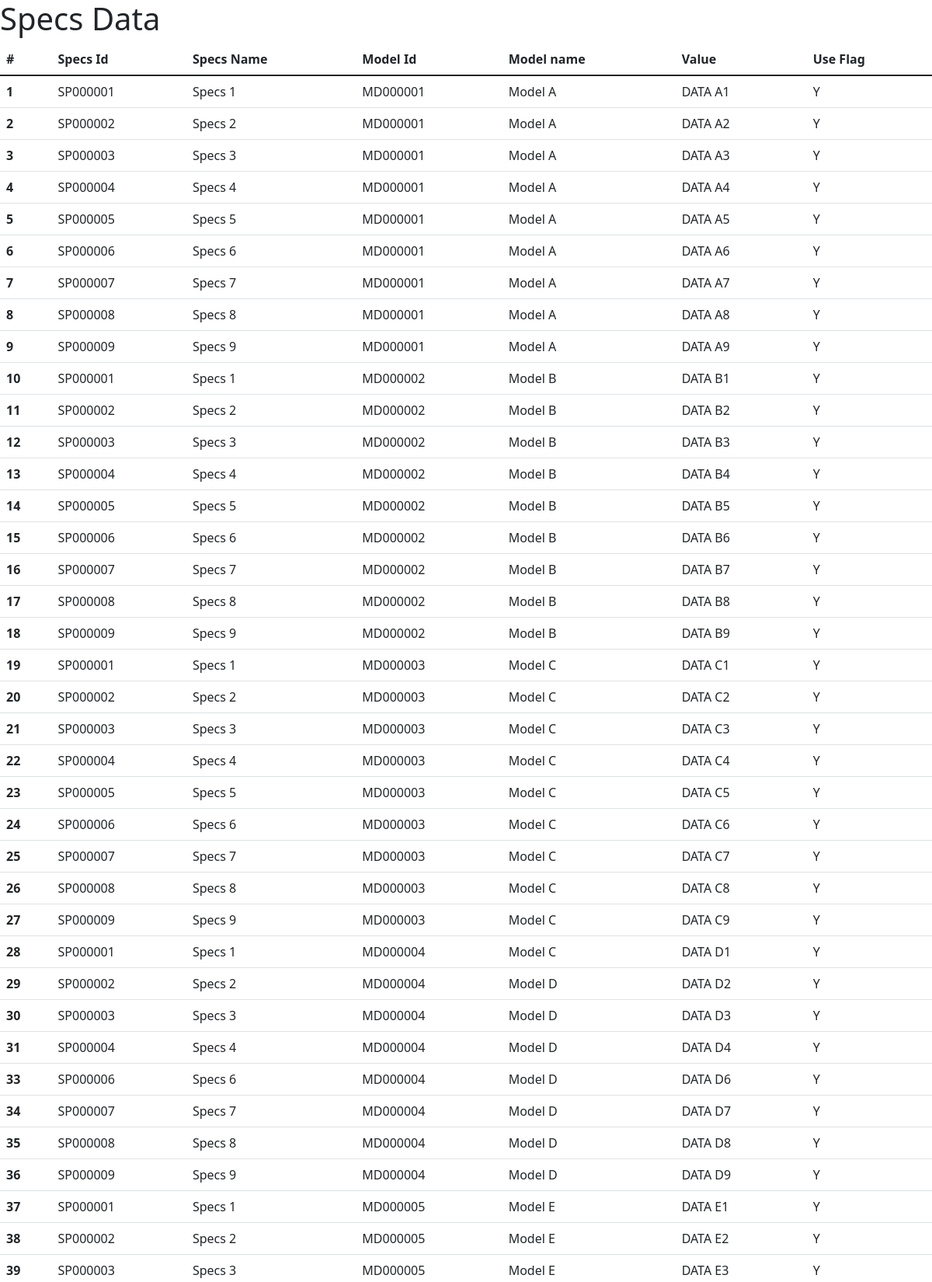
The app's page /otl/ (upper part) with its own data.
### OTL/models.py (models this page shows)
class SpecsValueMap(models.Model):
    class USE_FLAG(models.TextChoices):
        YES = 'Y', _('Yes')
        NO = 'N', _('No')
    spec_id = models.CharField(blank=False, null=False, max_length=100)
    spec_name = models.CharField(blank=True, null=True, max_length=100)
    model_id = models.CharField(blank=False, null=False, max_length=100)
    model_name = models.CharField(blank=True, null=True, max_length=100)
    value = models.CharField(blank=True, null=True, max_length=100)
    use_flag = models.CharField(choices=USE_FLAG.choices, max_length=2)

### OTL/views.py (the view, shortened to what this page needs)
# urls.py: path('', views.get_otl_screen, name='HOME'),
def get_otl_screen(request):
    context = {}
    model_list = []
    context['spec_list'] = SpecsValueMap.objects.all()
    return render(request, 'OTL/home.html', context)

### templates/OTL/home.html (shortened to what this page needs)
<!doctype html>
<html lang="en">
  <head>
    <link href="https://cdn.jsdelivr.net/npm/bootstrap@5.1.3/dist/css/bootstrap.min.css" rel="stylesheet">
  </head>
  <body>
    <h1>Specs Data</h1>
    <table class="table">
        <thead>
        <tr>
          <th scope="col">#</th>
          <th scope="col">Specs Id</th>
          <th scope="col">Specs Name</th>
          <th scope="col">Model Id</th>
          <th scope="col">Model name</th>
          <th scope="col">Value</th>
          <th scope="col">Use Flag</th>
        </tr>
        </thead>
        <tbody>
        {% for spec in spec_list %}
            <tr>
              <th scope="row">{{ spec.id }}</th>
              <td>{{ spec.spec_id }}</td>
              <td>{{ spec.spec_name }}</td>
              <td>{{ spec.model_id }}</td>
              <td>{{ spec.model_name }}</td>
              <td>{{ spec.value }}</td>
              <td>{{ spec.use_flag }}</td>
            </tr>
        {% endfor %}
        </tbody>
    </table>
  </body>
</html>

### records on screen
SpecsValueMap: id "1", spec_id "SP000001", spec_name "Specs 1", model_id "MD000001", model_name "Model A", value "DATA A1", use_flag "Y"
SpecsValueMap: id "2", spec_id "SP000002", spec_name "Specs 2", model_id "MD000001", model_name "Model A", value "DATA A2", use_flag "Y"
SpecsValueMap: id "3", spec_id "SP000003", spec_name "Specs 3", model_id "MD000001", model_name "Model A", value "DATA A3", use_flag "Y"
SpecsValueMap: id "4", spec_id "SP000004", spec_name "Specs 4", model_id "MD000001", model_name "Model A", value "DATA A4", use_flag "Y"
SpecsValueMap: id "5", spec_id "SP000005", spec_name "Specs 5", model_id "MD000001", model_name "Model A", value "DATA A5", use_flag "Y"
SpecsValueMap: id "6", spec_id "SP000006", spec_name "Specs 6", model_id "MD000001", model_name "Model A", value "DATA A6", use_flag "Y"
SpecsValueMap: id "7", spec_id "SP000007", spec_name "Specs 7", model_id "MD000001", model_name "Model A", value "DATA A7", use_flag "Y"
SpecsValueMap: id "8", spec_id "SP000008", spec_name "Specs 8", model_id "MD000001", model_name "Model A", value "DATA A8", use_flag "Y"
SpecsValueMap: id "9", spec_id "SP000009", spec_name "Specs 9", model_id "MD000001", model_name "Model A", value "DATA A9", use_flag "Y"
SpecsValueMap: id "10", spec_id "SP000001", spec_name "Specs 1", model_id "MD000002", model_name "Model B", value "DATA B1", use_flag "Y"
SpecsValueMap: id "11", spec_id "SP000002", spec_name "Specs 2", model_id "MD000002", model_name "Model B", value "DATA B2", use_flag "Y"
SpecsValueMap: id "12", spec_id "SP000003", spec_name "Specs 3", model_id "MD000002", model_name "Model B", value "DATA B3", use_flag "Y"
SpecsValueMap: id "13", spec_id "SP000004", spec_name "Specs 4", model_id "MD000002", model_name "Model B", value "DATA B4", use_flag "Y"
SpecsValueMap: id "14", spec_id "SP000005", spec_name "Specs 5", model_id "MD000002", model_name "Model B", value "DATA B5", use_flag "Y"
SpecsValueMap: id "15", spec_id "SP000006", spec_name "Specs 6", model_id "MD000002", model_name "Model B", value "DATA B6", use_flag "Y"
SpecsValueMap: id "16", spec_id "SP000007", spec_name "Specs 7", model_id "MD000002", model_name "Model B", value "DATA B7", use_flag "Y"
SpecsValueMap: id "17", spec_id "SP000008", spec_name "Specs 8", model_id "MD000002", model_name "Model B", value "DATA B8", use_flag "Y"
SpecsValueMap: id "18", spec_id "SP000009", spec_name "Specs 9", model_id "MD000002", model_name "Model B", value "DATA B9", use_flag "Y"
SpecsValueMap: id "19", spec_id "SP000001", spec_name "Specs 1", model_id "MD000003", model_name "Model C", value "DATA C1", use_flag "Y"
SpecsValueMap: id "20", spec_id "SP000002", spec_name "Specs 2", model_id "MD000003", model_name "Model C", value "DATA C2", use_flag "Y"
SpecsValueMap: id "21", spec_id "SP000003", spec_name "Specs 3", model_id "MD000003", model_name "Model C", value "DATA C3", use_flag "Y"
SpecsValueMap: id "22", spec_id "SP000004", spec_name "Specs 4", model_id "MD000003", model_name "Model C", value "DATA C4", use_flag "Y"
SpecsValueMap: id "23", spec_id "SP000005", spec_name "Specs 5", model_id "MD000003", model_name "Model C", value "DATA C5", use_flag "Y"
SpecsValueMap: id "24", spec_id "SP000006", spec_name "Specs 6", model_id "MD000003", model_name "Model C", value "DATA C6", use_flag "Y"
SpecsValueMap: id "25", spec_id "SP000007", spec_name "Specs 7", model_id "MD000003", model_name "Model C", value "DATA C7", use_flag "Y"
SpecsValueMap: id "26", spec_id "SP000008", spec_name "Specs 8", model_id "MD000003", model_name "Model C", value "DATA C8", use_flag "Y"
SpecsValueMap: id "27", spec_id "SP000009", spec_name "Specs 9", model_id "MD000003", model_name "Model C", value "DATA C9", use_flag "Y"
SpecsValueMap: id "28", spec_id "SP000001", spec_name "Specs 1", model_id "MD000004", model_name "Model C", value "DATA D1", use_flag "Y"
SpecsValueMap: id "29", spec_id "SP000002", spec_name "Specs 2", model_id "MD000004", model_name "Model D", value "DATA D2", use_flag "Y"
SpecsValueMap: id "30", spec_id "SP000003", spec_name "Specs 3", model_id "MD000004", model_name "Model D", value "DATA D3", use_flag "Y"
SpecsValueMap: id "31", spec_id "SP000004", spec_name "Specs 4", model_id "MD000004", model_name "Model D", value "DATA D4", use_flag "Y"
SpecsValueMap: id "33", spec_id "SP000006", spec_name "Specs 6", model_id "MD000004", model_name "Model D", value "DATA D6", use_flag "Y"
SpecsValueMap: id "34", spec_id "SP000007", spec_name "Specs 7", model_id "MD000004", model_name "Model D", value "DATA D7", use_flag "Y"
SpecsValueMap: id "35", spec_id "SP000008", spec_name "Specs 8", model_id "MD000004", model_name "Model D", value "DATA D8", use_flag "Y"
SpecsValueMap: id "36", spec_id "SP000009", spec_name "Specs 9", model_id "MD000004", model_name "Model D", value "DATA D9", use_flag "Y"
SpecsValueMap: id "37", spec_id "SP000001", spec_name "Specs 1", model_id "MD000005", model_name "Model E", value "DATA E1", use_flag "Y"
SpecsValueMap: id "38", spec_id "SP000002", spec_name "Specs 2", model_id "MD000005", model_name "Model E", value "DATA E2", use_flag "Y"
SpecsValueMap: id "39", spec_id "SP000003", spec_name "Specs 3", model_id "MD000005", model_name "Model E", value "DATA E3", use_flag "Y"
